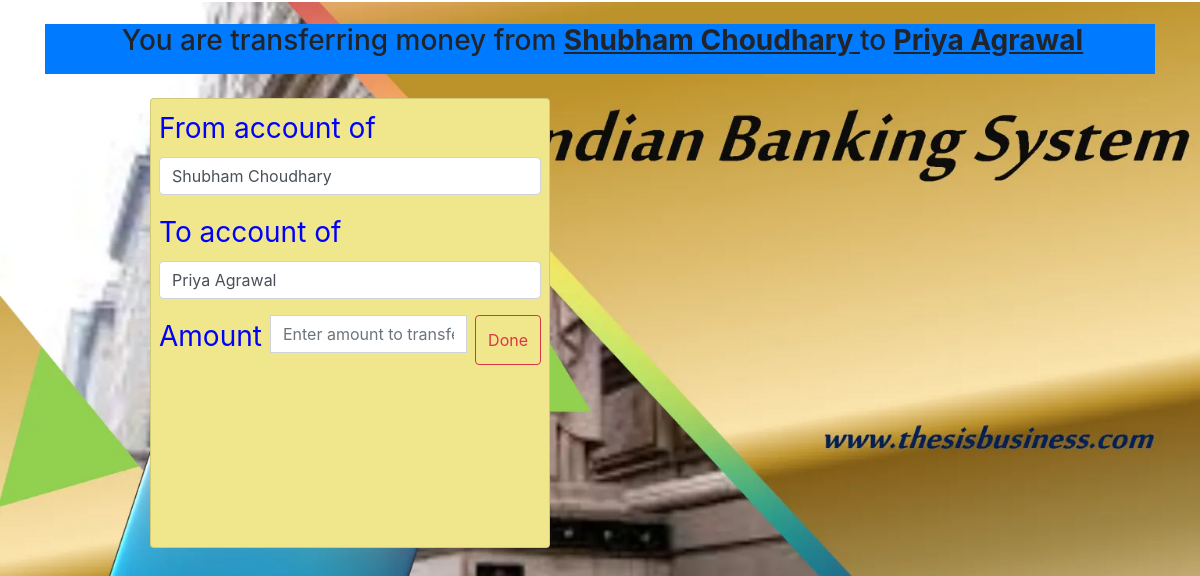
The page /1/customer/3 on the database its author committed.
### bankingSystem/models.py (models this page shows, shortened)
class Customer(models.Model):
    name = models.CharField(max_length= 50)
    email = models.EmailField(max_length=150)
    current_balance = models.FloatField()

### bankingSystem/views.py (the view)
# urls.py: path('<int:from_id>/customer/<int:to_id>',views.money_transfer),
def money_transfer(request, from_id, to_id):
    from_customer = Customer.objects.filter(id = from_id)
    to_customer = Customer.objects.filter(id = to_id)
    return render(request, 'transfer.htm' ,{'from_customer':from_customer[0], 'to_customer': to_customer[0]})

### template/transfer.htm (shortened to what this page needs)
{% extends 'home.htm' %}
{% block body%}
<div class="container my-4">
<div id ="top" class="bg-primary "><h3> You are transferring money from <b id="b"><u>{{from_customer.name}} </u></b> to <b><u>{{to_customer.name}}</u></b></h3></div>
<div class="card my-4">
<form class="my-2 mx-2" action="/done" method="POST">
    <div class="mb-3">
        <label for="disabledTextInput" class="form-label">From account of </label>
        <input name ="from_customer" type="text" id="disabledTextInput" class="form-control" placeholder={{from_customer.name}} value="{{from_customer.name}}">
      </div>
      <div class="mb-3">
        <label for="disabledTextInput" class="form-label">To account of </label>
        <input name="to_customer" type="text" id="disabledTextInput" class="form-control" placeholder={{from_customer.name}} value="{{to_customer.name}}">
      </div>
<div class="input-group my-3">
    <label for="balance"> Amount </label>
    <input name ="balance" type="text" class="form-control mx-2" placeholder="Enter amount to transfer" aria-label="Money" aria-describedby="button-addon2">
    <button class="btn btn-outline-danger " type="submit" id="button-addon2">Done</button>
  </div>
</form>
</div>
</div>
{% endblock %}

### template/transfer.htm (style rules this page uses)
.card { position: absolute; left: 150px; height: 450px; width: 400px; background-color :khaki; color:blue; }
#top { height: 50px; text-align: center; text-indent: 5px; }
label { font-size: 28px; }

### rows shown on the page
Customer: name "Shubham Choudhary", from_customer "Shubham Choudhary"
Customer: name "Priya Agrawal", to_customer "Priya Agrawal"
